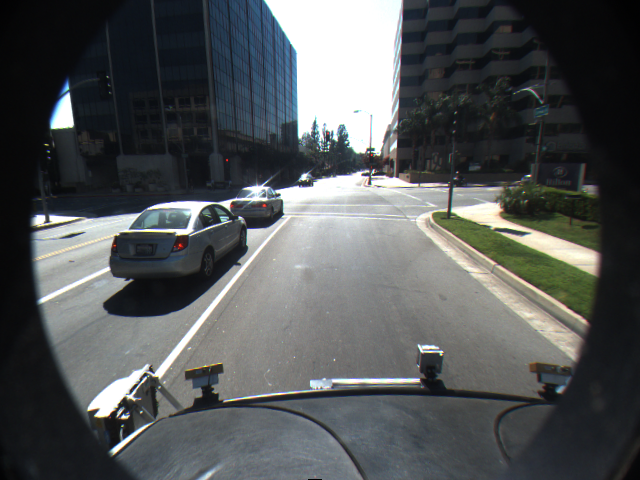
#> input picture src/dataset/images/f00124.png, 640 x 480 px
$ python sobel.py   (older library calls are emulated)
#> lines starting #> are read from the running program, lines starting #| are printed output that depends on the picture
import cv2
import numpy as np
from matplotlib import pyplot as plt
from skimage import io

# loading image
#img0 = cv2.imread('SanFrancisco.jpg',)
img0= io.imread("../dataset/images/f00124.png")
#> img0 is the input picture: shape (480, 640, 3); mean R, G, B 83.2, 86.4, 87.2

# converting to gray scale
gray = cv2.cvtColor(img0, cv2.COLOR_BGR2GRAY)
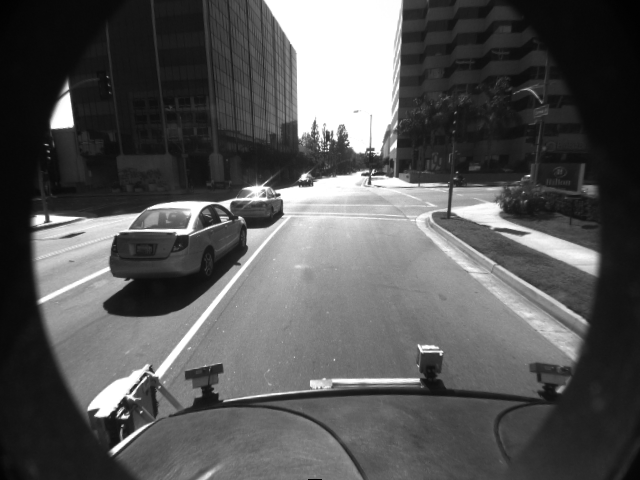
#> gray: shape (480, 640); min 0, max 255, mean 86.3

# remove noise
img = cv2.GaussianBlur(gray,(3,3),0)

# convolute with proper kernels
laplacian = cv2.Laplacian(img,cv2.CV_64F)
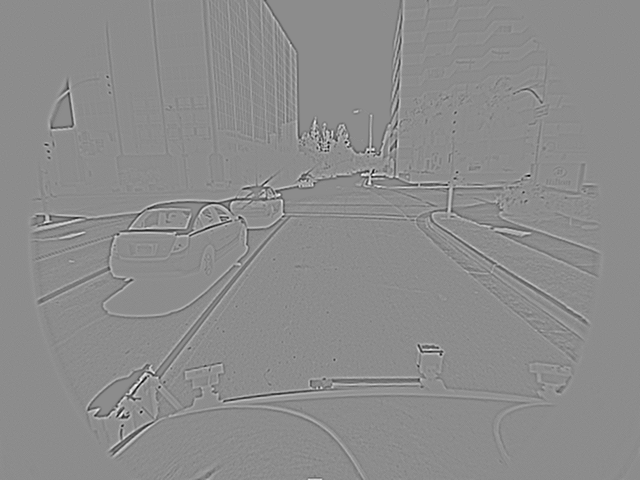
#> laplacian: shape (480, 640) float64; min -125, max 102, mean 0; drawn with min black and max white
sobelx = cv2.Sobel(img,cv2.CV_64F,1,0,ksize=5)  # x
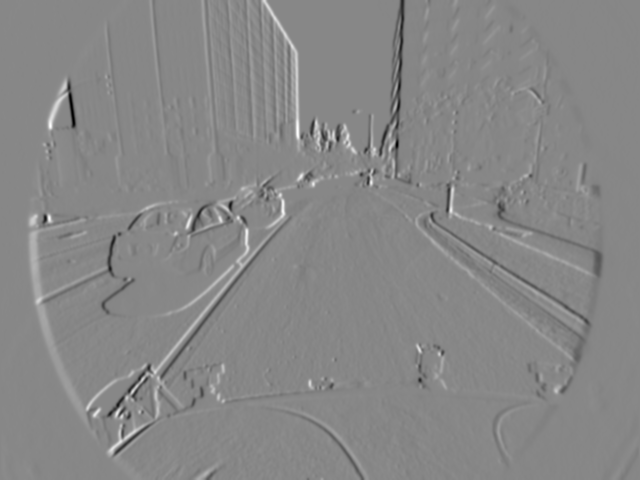
#> sobelx: shape (480, 640) float64; min -8649, max 7647, mean 1; drawn with min black and max white
sobely = cv2.Sobel(img,cv2.CV_64F,0,1,ksize=5)  # y
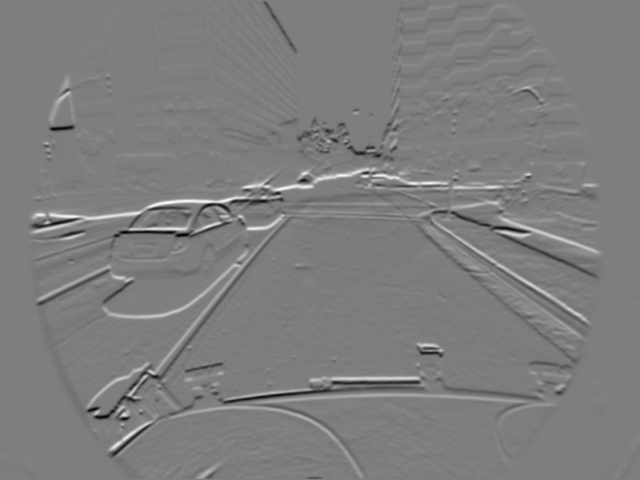
#> sobely: shape (480, 640) float64; min -8072, max 8242, mean -0.8; drawn with min black and max white

plt.subplot(2,2,1),plt.imshow(img,cmap = 'gray')
plt.title('Original'), plt.xticks([]), plt.yticks([])
plt.subplot(2,2,2),plt.imshow(laplacian,cmap = 'gray')
plt.title('Laplacian'), plt.xticks([]), plt.yticks([])
plt.subplot(2,2,3),plt.imshow(sobelx,cmap = 'gray')
plt.title('Sobel X'), plt.xticks([]), plt.yticks([])
plt.subplot(2,2,4),plt.imshow(sobely,cmap = 'gray')
plt.title('Sobel Y'), plt.xticks([]), plt.yticks([])

plt.show()

$ run again, with src/dataset/images/f00114.png copied over src/dataset/images/f00124.png
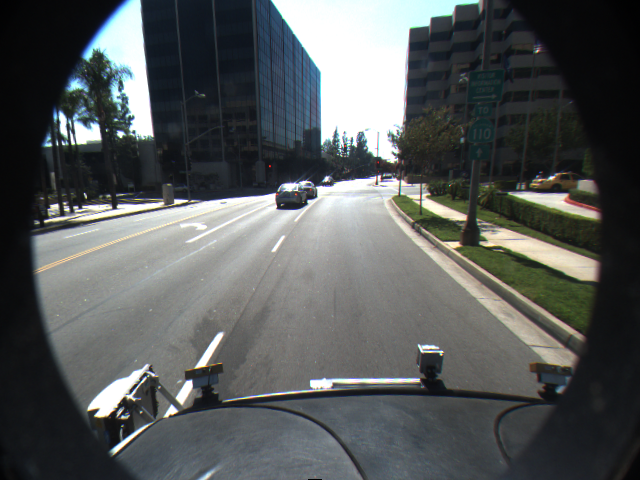
#> input picture src/dataset/images/f00114.png, 640 x 480 px
#> img0 is the input picture: shape (480, 640, 3); mean R, G, B 85.7, 89.1, 89.1
#> `sobelx = cv2.Sobel(img,cv2.CV_64F,1,0,ksize=5)`:
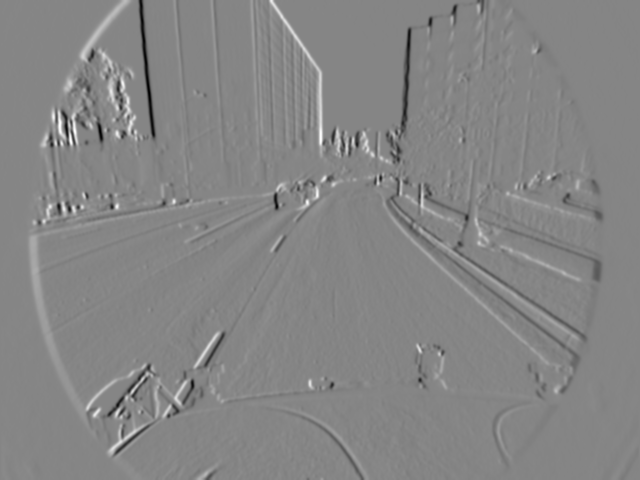
#> sobelx: shape (480, 640) float64; min -8411, max 7654, mean 0.4; drawn with min black and max white
#> `sobely = cv2.Sobel(img,cv2.CV_64F,0,1,ksize=5)`:
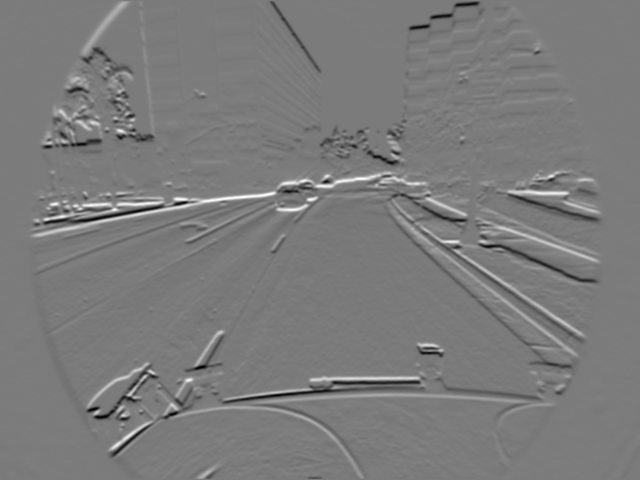
#> sobely: shape (480, 640) float64; min -7608, max 8063, mean -8.8; drawn with min black and max white
